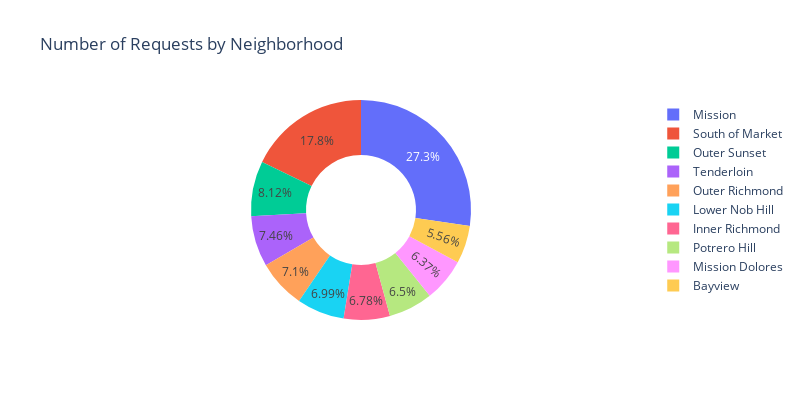

The notebook cell saved with this chart:
### Code cell
fig = px.pie(df, values= 'Count', names= 'Neighborhood', color = 'Count', title = 'Number of Requests by Neighborhood', hole = .5) 
fig.update_layout(width = 800, height = 400)
fig.show()

### Figure 1 — Plotly figure (JSON) as saved in the notebook; plotly's stock layout.template omitted (floating-point values rounded to 4 significant figures)
{"data": [{"customdata": [[265046], [172682], [78753], [72339], [68900], [67842], [65746], [63049], [61827], [53933]], "domain": {"x": [0, 1], "y": [0, 1]}, "hole": 0.5, "hovertemplate": "Neighborhood=%{label}<br>Count=%{customdata[0]}<extra></extra>", "labels": ["Mission", "South of Market", "Outer Sunset", "Tenderloin", "Outer Richmond", "Lower Nob Hill", "Inner Richmond", "Potrero Hill", "Mission Dolores", "Bayview"], "legendgroup": "", "marker": {"colors": ["#636efa", "#EF553B", "#00cc96", "#ab63fa", "#FFA15A", "#19d3f3", "#FF6692", "#B6E880", "#FF97FF", "#FECB52"]}, "name": "", "showlegend": true, "type": "pie", "values": [265046, 172682, 78753, 72339, 68900, 67842, 65746, 63049, 61827, 53933]}], "layout": {"height": 400, "legend": {"tracegroupgap": 0}, "title": {"text": "Number of Requests by Neighborhood"}, "width": 800}}
